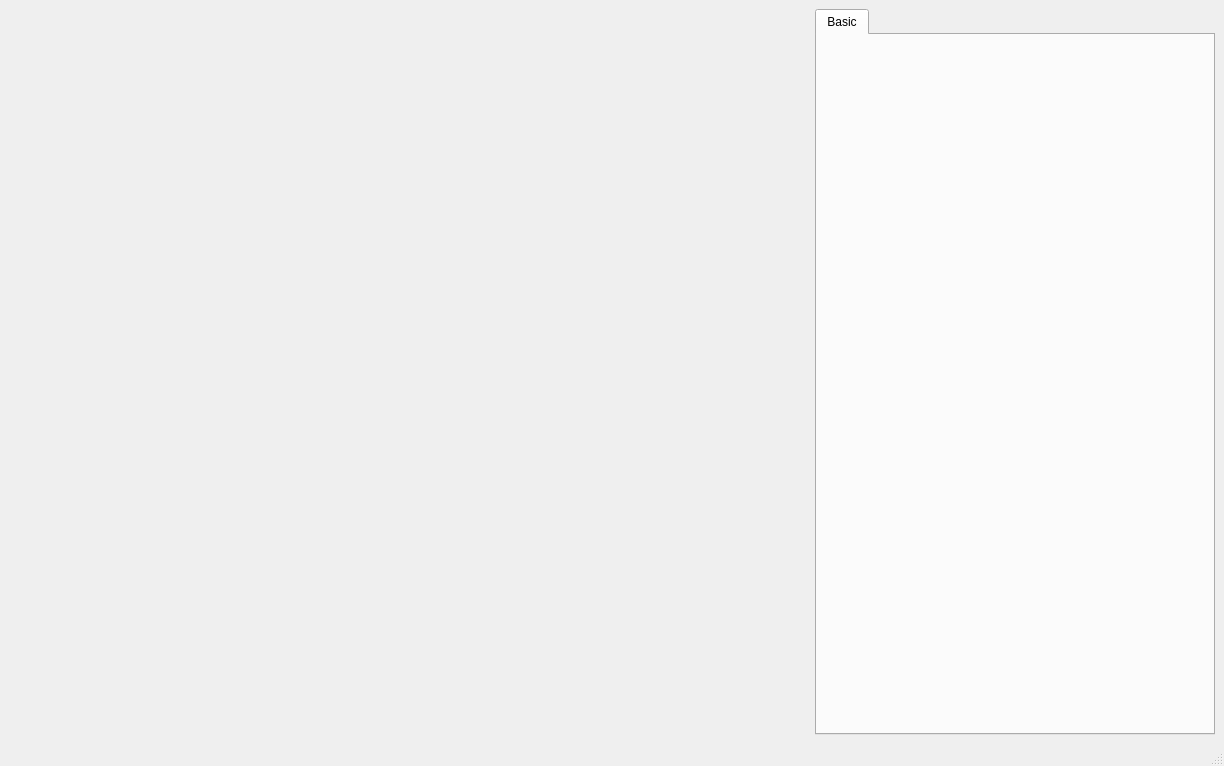
<?xml version="1.0" encoding="UTF-8"?>
<ui version="4.0">
 <class>MotionWindow</class>
 <widget class="QMainWindow" name="MotionWindow">
  <property name="geometry">
   <rect>
    <x>0</x>
    <y>0</y>
    <width>1224</width>
    <height>766</height>
   </rect>
  </property>
  <property name="windowTitle">
   <string>Motion Window</string>
  </property>
  <widget class="QWidget" name="centralwidget">
   <layout class="QGridLayout" name="gridLayout">
    <item row="0" column="0">
     <widget class="MotionGLWidget" name="motion_" native="true">
      <property name="minimumSize">
       <size>
        <width>800</width>
        <height>600</height>
       </size>
      </property>
     </widget>
    </item>
    <item row="0" column="1">
     <widget class="QTabWidget" name="tabWidget">
      <property name="currentIndex">
       <number>0</number>
      </property>
      <widget class="QWidget" name="tab">
       <attribute name="title">
        <string>Basic</string>
       </attribute>
       <layout class="QGridLayout" name="gridLayout_4">
        <item row="0" column="0">
         <widget class="KeyframeWidget" name="keyframes_" native="true"/>
        </item>
       </layout>
      </widget>
     </widget>
    </item>
   </layout>
  </widget>
  <widget class="QMenuBar" name="menubar">
   <property name="geometry">
    <rect>
     <x>0</x>
     <y>0</y>
     <width>1224</width>
     <height>25</height>
    </rect>
   </property>
  </widget>
  <widget class="QStatusBar" name="statusbar"/>
 </widget>
 <customwidgets>
  <customwidget>
   <class>MotionGLWidget</class>
   <extends>QWidget</extends>
   <header>MotionGLWidget.h</header>
   <container>1</container>
  </customwidget>
  <customwidget>
   <class>KeyframeWidget</class>
   <extends>QWidget</extends>
   <header>KeyframeWidget.h</header>
   <container>1</container>
  </customwidget>
 </customwidgets>
 <resources/>
 <connections/>
</ui>
